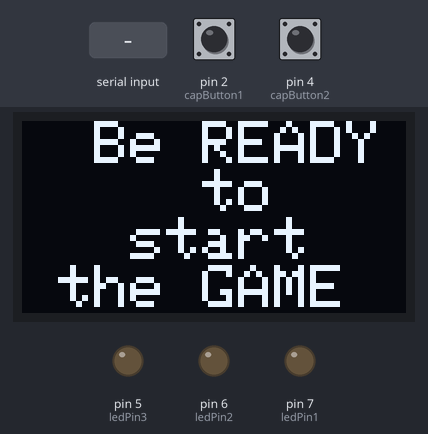
The sketch below on a simulated Arduino Uno, built with avr-gcc and run on an emulated ATmega328P. Parts: 128×64 one-colour display, output pins drawn as LEDs (lit = HIGH). The test bench sets the inputs (shaded band); at power-on: pin 4 (capButton2) HIGH, pin 2 (capButton1) HIGH. Random numbers use the default seed unless the sketch sets one; what the sketch prints to the serial monitor is not drawn.

Above: at 2.2 s.
2.3 s: "1\n" received over Serial
At 3.5 s:
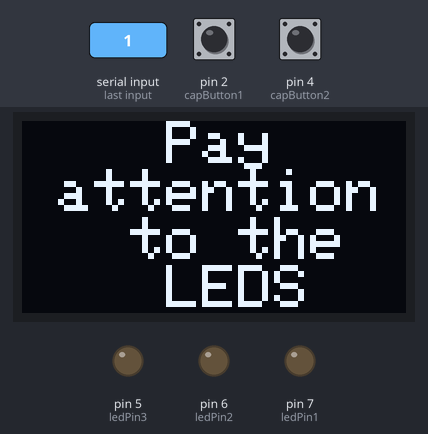
At 5.1 s:
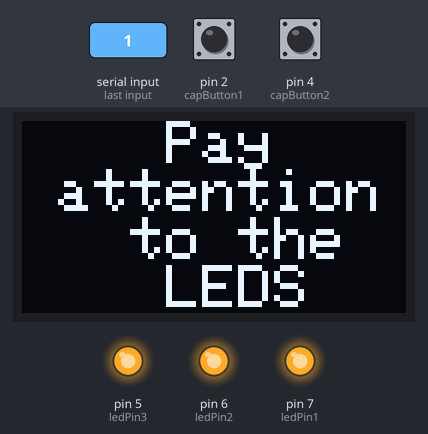
5.3 s: pin 4 (capButton2) pulled LOW for 1 s
At 7.1 s:
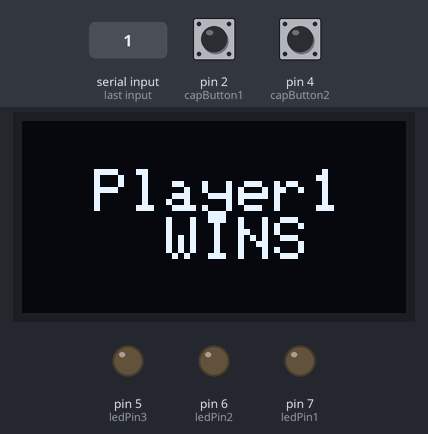
Timing chart, 0 to 8.6 s (numbered marks = the images above; inputs shaded):
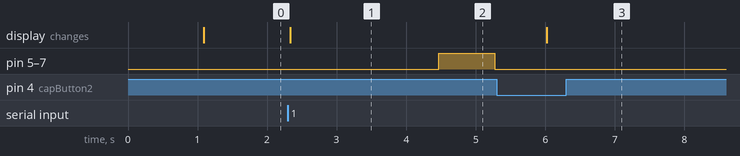

The sketch:

main2.ino
```cpp
#include <SPI.h>
#include <Wire.h>
#include <Adafruit_GFX.h>
#include <Adafruit_SSD1306.h>
#include <CapacitiveSensor.h>

#define SCREEN_WIDTH 128 // OLED display width, in pixels
#define SCREEN_HEIGHT 64 // OLED display height, in pixels

// Declaration for SSD1306 display connected using software SPI (default case):
#define OLED_MOSI   9
#define OLED_CLK   10
#define OLED_DC    12
#define OLED_CS    11
#define OLED_RESET 13
Adafruit_SSD1306 display(SCREEN_WIDTH, SCREEN_HEIGHT, OLED_MOSI, OLED_CLK, OLED_DC, OLED_RESET, OLED_CS);

CapacitiveSensor   cs_15_4 = CapacitiveSensor(15,4);
CapacitiveSensor   cs_19_2 = CapacitiveSensor(19,2);

//int player1_score = 0;
//int player2_score = 0;
long  randNumber1;
long  randNumber2;


const int ledPin1 = 7;
const int ledPin2 = 6;
const int ledPin3 = 5;
const int buttonPin1 = 1;// the pin our push button is on
const int buttonPin2 = 0;// the pin our push button is on
const int capButton1 = 2;
const int capButton2 = 4;

int prestate1 = 0;
int prestate2 = 0;
int prestate3 = 0;
int prestate4 = 0;

bool runningg = false;

void setup() {
 Serial.begin(9600);

 randomSeed(analogRead(0));

  // SSD1306_SWITCHCAPVCC = generate display voltage from 3.3V internally
  if(!display.begin(SSD1306_SWITCHCAPVCC)) {
    Serial.println(F("SSD1306 allocation failed"));
    for(;;); // Don't proceed, loop forever
  }

  pinMode(capButton1, INPUT);  //capacitive button1
  pinMode(capButton2, INPUT);

  pinMode(ledPin1, OUTPUT);
  pinMode(ledPin2, OUTPUT);
  pinMode(ledPin3, OUTPUT);
  pinMode(buttonPin1, INPUT_PULLUP);
  pinMode(buttonPin2, INPUT_PULLUP);


  display.clearDisplay();
  display.setTextSize(2);      // Normal 1:1 pixel scale
  display.setTextColor(SSD1306_WHITE); // Draw white text
  display.setCursor(0, 0);     // Start at top-left corner
  display.cp437(true);         // Use full 256 char 'Code Page 437' fon
  display.write("  Be READY   to       start   the GAME");
  display.display();
  delay(1000);
}

void loop() {
  display.clearDisplay();
  display.setTextSize(2);      // Normal 1:1 pixel scale
  display.setTextColor(SSD1306_WHITE); // Draw white text
  display.setCursor(0, 0);     // Start at top-left corner
  display.cp437(true);         // Use full 256 char 'Code Page 437' fon
  display.write("  Be READY     to      start   the GAME");
  display.display();
  delay(500);
  //if(digitalRead(buttonPin1) == LOW && runningg == false) {
  if(Serial.parseInt() == 1) {
    runningg = true;
    display.clearDisplay();
    display.setTextSize(2);      // Normal 1:1 pixel scale
    display.setTextColor(SSD1306_WHITE); // Draw white text
    display.setCursor(0, 0);     // Start at top-left corner
    display.cp437(true);         // Use full 256 char 'Code Page 437' fon
    display.write("    Pay \n attention   to the     LEDS\n\n");

    display.display();
    delay(1000);

    randNumber1 = random(1,4); //nr de apasari
    randNumber2= random(1000,4000); //timp

    int p1_pushes=0;
    int p2_pushes=0;

    delay(randNumber2);

    switch (randNumber1){
      case 1:
        digitalWrite(5, HIGH);
        delay(400);
        digitalWrite(5, LOW);
      break;

      case 2:
        digitalWrite(5, HIGH);
        digitalWrite(6, HIGH);
        delay(600);
        digitalWrite(5, LOW);
        digitalWrite(6, LOW);
      break;

      case 3:
        digitalWrite(5, HIGH);
        digitalWrite(6, HIGH);
        digitalWrite(7, HIGH);
        delay(800);
        digitalWrite(5, LOW);
        digitalWrite(6, LOW);
        digitalWrite(7, LOW);
      break;
    }

    while(randNumber1 >= p1_pushes || randNumber2 >= p2_pushes) {

     if( cs_19_2.capacitiveSensor(50)>3000 && prestate3 == 0) {    //capacitive button 1
        p2_pushes++;
        Serial.println(p1_pushes);
        Serial.println(cs_19_2.capacitiveSensor(50));
        prestate3 = 1;
        delay(200);
      }
      else if(cs_19_2.capacitiveSensor(50)<3000){
      prestate3 = 0;
    //  Serial.println(cs_19_2.capacitiveSensor(50));
      }


      if( cs_15_4.capacitiveSensor(50)>100 && prestate4 == 0) {  // capacitive button 2
        p1_pushes++;
        Serial.println(p1_pushes);
        Serial.println(cs_19_2.capacitiveSensor(50));
        prestate4 = 1;
        delay(200);
      }
      else if(cs_19_2.capacitiveSensor(50)<100){
      prestate4 = 0;
      //Serial.println(cs_19_2.capacitiveSensor(50));
      }


      if(digitalRead(buttonPin1) == LOW  && prestate1 == 0) {   //normal button 1
        p1_pushes++;
        Serial.println(p1_pushes);

        prestate1 = 1;
        delay(200);
      }
      else if(digitalRead(buttonPin1) == HIGH){
      prestate1 = 0;
      }

      if(digitalRead(buttonPin2) == LOW  && prestate2 == 0) {      //normal button 2
        p2_pushes++;
        Serial.println(p2_pushes);
        Serial.println(cs_15_4.capacitiveSensor(50));
        prestate2 = 1;
        delay(200);
      }
      else if(digitalRead(buttonPin2) == HIGH){
        prestate2 = 0;
       // Serial.println(cs_15_4.capacitiveSensor(50));
      }
      if(randNumber1 == p1_pushes) {
        Serial.println("player1 wins");
display.clearDisplay();
    display.setTextSize(2);      // Normal 1:1 pixel scale
    display.setTextColor(SSD1306_WHITE); // Draw white text
    display.setCursor(0, 0);     // Start at top-left corner
    display.cp437(true);         // Use full 256 char 'Code Page 437' fon
    display.write("\n  Player1     WINS \n\n");

    display.display();
   delay(10000);

        break;
        }
      if(randNumber1 == p2_pushes) {

        Serial.println("player2 wins");
        display.clearDisplay();
    display.setTextSize(2);      // Normal 1:1 pixel scale
    display.setTextColor(SSD1306_WHITE); // Draw white text
    display.setCursor(0, 0);     // Start at top-left corner
    display.cp437(true);         // Use full 256 char 'Code Page 437' fon
    display.write("\n  Player2     WINS \n\n");
     display.display();
    delay(10000);


        break;
        }

    }

    runningg = false;

    //if(randNumber1 == p1_pushes) Serial.println("player1 wins");
    //else Serial.println("player2 wins");
  }
}
/*

int digitalVal1 = digitalRead(buttonPin1); // Take a reading
int digitalVal2 = digitalRead(buttonPin2); // Take a reading
  if(LOW == digitalVal1 && running==false)
  {
   running=true;
   display.clearDisplay();
  display.setTextSize(2);      // Normal 1:1 pixel scale
  display.setTextColor(SSD1306_WHITE); // Draw white text
  display.setCursor(0, 0);     // Start at top-left corner
  display.cp437(true);         // Use full 256 char 'Code Page 437' fon
  display.write("Player1 0p\n\n");
   display.write("Player2 0p");
display.display();
  delay(1000);

     randNumber1 = random(1,4);
     randNumber2= random(1000,8000);

     delay(randNumber2);

switch (randNumber1){

  case 1:
    digitalWrite(5, HIGH);
    delay(400);
    digitalWrite(5, LOW);
    break;

    case 2:
    digitalWrite(5, HIGH);
    digitalWrite(6, HIGH);
    delay(600);
    digitalWrite(5, LOW);
    digitalWrite(6, LOW);
    break;

case 3:
    digitalWrite(5, HIGH);
    digitalWrite(6, HIGH);
    digitalWrite(7, HIGH);
    delay(800);
    digitalWrite(5, LOW);
    digitalWrite(6, LOW);
     digitalWrite(7, LOW);
    break;

}


  Serial.println(randNumber1);
  Serial.println(randNumber2);
  Serial.println("da");
  Serial.println(p1_pushes);
  Serial.println(p2_pushes);
  Serial.println("da");
  delay(100);

   if(LOW == digitalRead(buttonPin1))
  {
     Serial.println(p1_pushes);
    p1_pushes=p1_pushes+1;
    //delay(100);

  }

   if(LOW == digitalVal2)
  {
    Serial.println(p2_pushes);
    p2_pushes=p2_pushes+1;
   // delay(250);


  }

  if(p1_pushes== randNumber1)
  {
    player1_score++;

  }
   if(p2_pushes== randNumber1)
  {
    player2_score++;

  }

   if(p1_pushes> randNumber1)
  {
    p1_pushes=0;

  }
   if(p2_pushes> randNumber1)
  {
     p2_pushes=0;
  }


  }


}
*/
```

Measured:
- after the input at 2.3 s, pin 5 (ledPin3), pin 6 (ledPin2), pin 7 (ledPin1): LOW → HIGH after 2.2 s, → LOW 0.80 s later; the display: changes at once (image 1)
- after the input at 5.3 s, the display: changes after 0.72 s (image 3)
